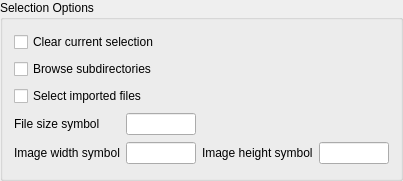
<?xml version="1.0" encoding="UTF-8"?>
<ui version="4.0">
 <class>SelectionGroupBoxView</class>
 <widget class="QGroupBox" name="SelectionGroupBoxView">
  <property name="geometry">
   <rect>
    <x>0</x>
    <y>0</y>
    <width>403</width>
    <height>181</height>
   </rect>
  </property>
  <property name="title">
   <string>Selection Options</string>
  </property>
  <layout class="QGridLayout" name="gridLayout">
   <item row="4" column="0">
    <widget class="QLabel" name="label_20">
     <property name="text">
      <string>Image width symbol</string>
     </property>
    </widget>
   </item>
   <item row="2" column="0" colspan="4">
    <widget class="QCheckBox" name="selectImportedCheckBox">
     <property name="text">
      <string>Select imported files</string>
     </property>
    </widget>
   </item>
   <item row="0" column="0" colspan="4">
    <widget class="QCheckBox" name="clearSelectionCheckBox">
     <property name="text">
      <string>Clear current selection</string>
     </property>
    </widget>
   </item>
   <item row="1" column="0" colspan="4">
    <widget class="QCheckBox" name="importSubdirsCheckBox">
     <property name="text">
      <string>Browse subdirectories</string>
     </property>
    </widget>
   </item>
   <item row="4" column="3">
    <widget class="QLineEdit" name="sImgHeightLineEdit"/>
   </item>
   <item row="4" column="2">
    <widget class="QLabel" name="label_21">
     <property name="text">
      <string>Image height symbol</string>
     </property>
    </widget>
   </item>
   <item row="4" column="1">
    <widget class="QLineEdit" name="sImgWidthLineEdit"/>
   </item>
   <item row="3" column="1">
    <widget class="QLineEdit" name="sFileSizeLineEdit"/>
   </item>
   <item row="3" column="0">
    <widget class="QLabel" name="label_19">
     <property name="text">
      <string>File size symbol</string>
     </property>
    </widget>
   </item>
  </layout>
 </widget>
 <resources/>
 <connections/>
</ui>
